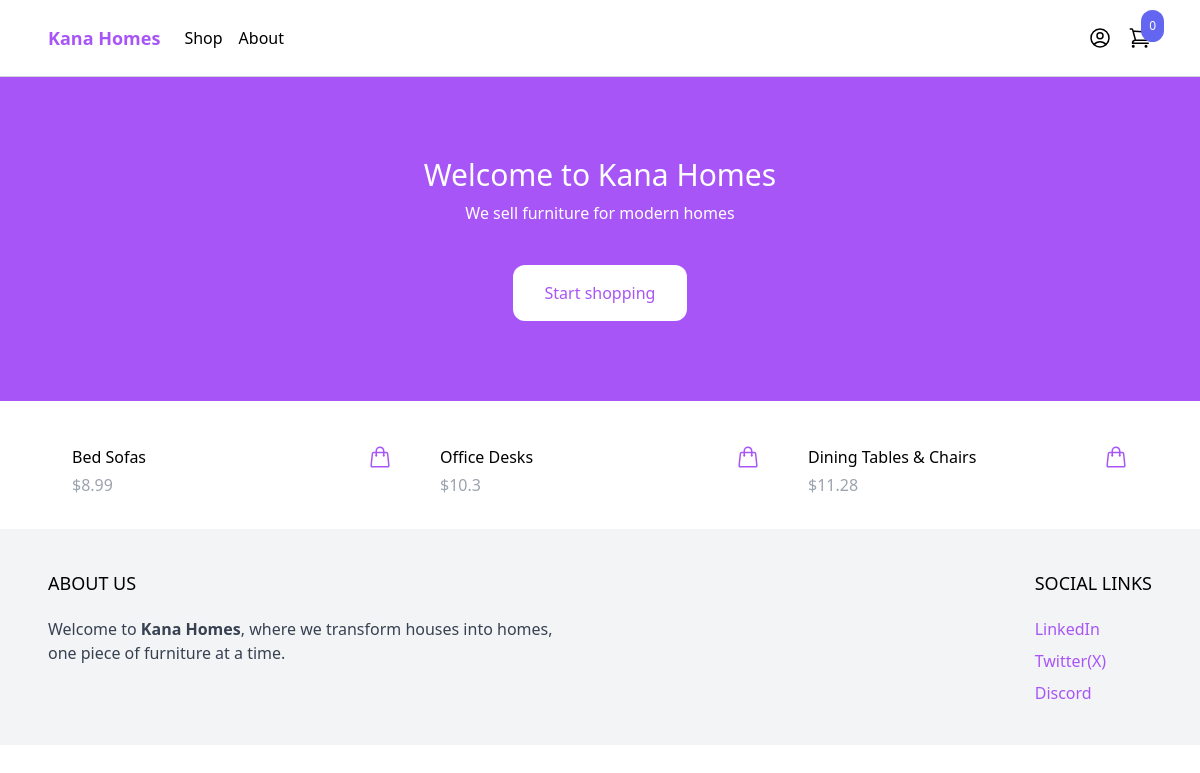
/, run on an earlier commit of the app's database.
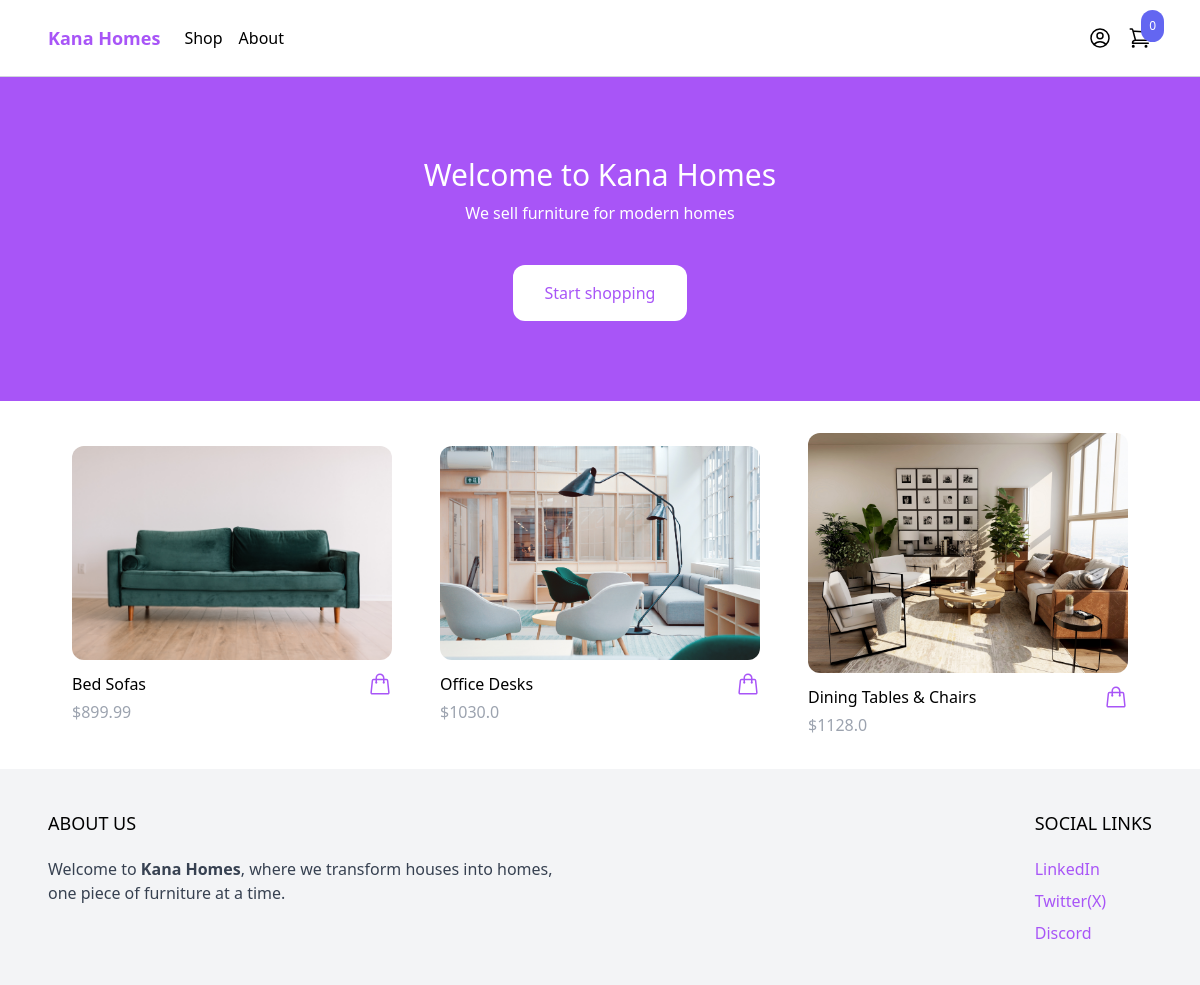
And on a later commit of the database.
### product/models.py (models this page shows, shortened)
class Product(models.Model):
    category = models.ForeignKey(Category, related_name='products', on_delete=models.CASCADE)
    name = models.CharField(max_length=255)
    slug = models.SlugField()
    description = models.TextField(blank=True, null=True)
    price = models.IntegerField()
    created_at = models.DateTimeField(auto_now_add=True)
    image = models.ImageField(upload_to='uploads/', blank=True, null=True)
    thumbnail = models.ImageField(upload_to='uploads/', blank=True, null=True)
    class Meta:
        ordering = ('-created_at',)
    def get_display_price(self):
        return self.price / 100
    def get_thumbnail(self):
        if self.thumbnail:
            return self.thumbnail.url

### core/views.py (the view)
# urls.py: path('', frontpage, name='frontpage'),
def frontpage(request):
    products = Product.objects.all()[0:8] #limiting our products so that only 8 appear on the frontpage
    return render(request, 'core/frontpage.html', {'products': products}) #appending our products so that it appears on the frontpage

### cart/cart.py (called while the page is built)
    def __len__(self):
        return sum(item['quantity'] for item in self.cart.values())

### cart/content_processors.py (called while the page is built)
def cart(request):
    return {'cart': Cart(request)}

### core/templates/core/frontpage.html (shortened to what this page needs)
{% extends 'core/base.html' %}
{% block content%}
<header class="px-6 lg:py-20 bg-purple-500">
    <div class="max-w-3xl mx-auto text-center">
        <p class="mb-2 text-3xl lg:text-white">
            Welcome to Kana Homes
        </p>
        <p class="mb-10 text-white">
            We sell furniture for modern homes
        </p>
        <a href="{% url 'shop' %}" class="inline-block px-8 py-4 rounded-xl bg-white text-purple-500 hover:bg-gray-200"> Start shopping</a>
    </div>
</header>
<div class="max-w-6xl mx-auto py-2 px-6 xl:px-0">
    <div class="products flex items-center flex-wrap">
        {% for product in products %}
          {% include 'product/partials/product_list_item.html' %}
        {% endfor %}
    </div>
</div>
{% endblock %}

### product/templates/product/partials/product_list_item.html (shortened to what this page needs)
<div class="w-full md:w-1/3 xl:w-1/4 p-6">
    <a href="{% url 'product' product.slug %}">
        <img src="{{ product.get_thumbnail }}" class=" w-full rounded-xl hover:shadow-lg" src="" alt="">
    </a>
    <div class="pt-3 flex items-center justify-between">
        <a href="{% url 'product' product.slug %}"> {{ product.name }} </a>
        <a href="#"
            class="text-purple-500 hover:text-purple-800"
            hx-get="{% url 'add_to_cart' product.id %}"
            hx-target="#menu-cart-button"
            hx-swap="outerHTML"
        >
        </a>
    </div>
    <p class="pt-1 text-gray-400">${{product.get_display_price}}</p>
</div>

What changed in the data, as far as the page shows it:
changed Product "Bed Sofas": get_thumbnail: picture added; get_display_price "8.99" → "899.99"
changed Product "Office Desks": get_thumbnail: picture added; get_display_price "10.3" → "1030.0"
changed Product "Dining Tables & Chairs": get_thumbnail: picture added; get_display_price "11.28" → "1128.0"
